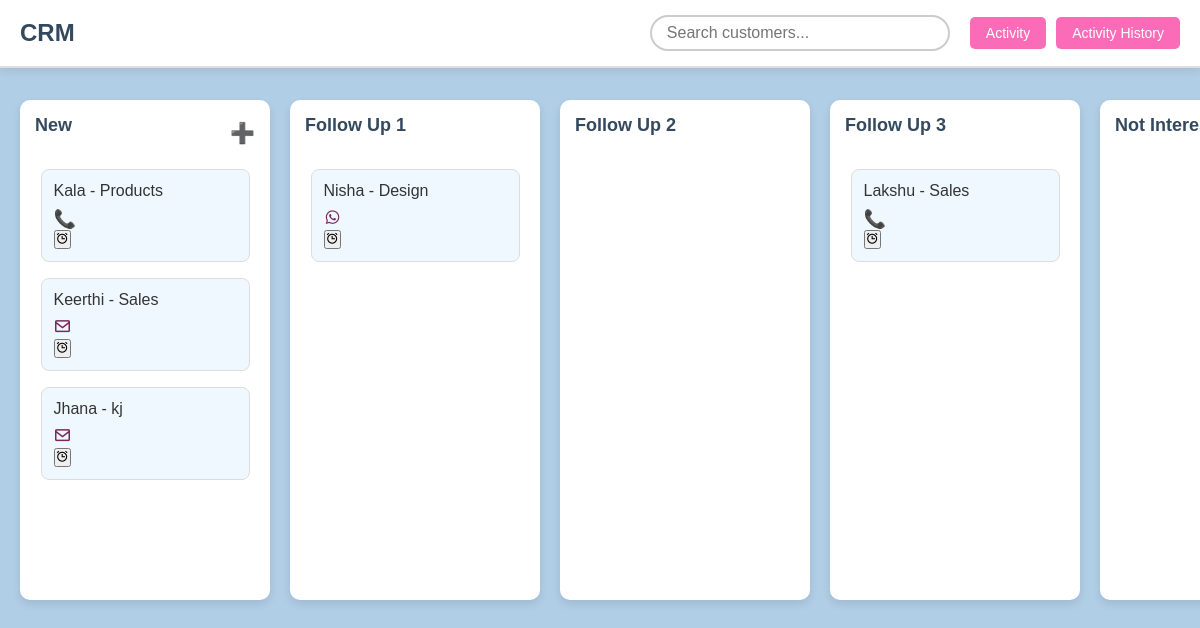
The page / on the database its author committed.
### firstapp/models.py (models this page shows)
class Customer(models.Model):
    STATUS_CHOICES = [
        ("new", "New"),
        ("Follow_up_1", "Follow Up 1"),
        ("Follow_up_2", "Follow Up 2"),
        ("Follow_up_3", "Follow Up 3"),
        ("not_interested", "Not Interested"),
    ]
    ACTIVITY_CHOICES = [
        ("", "No Activity"),
        ("call", "Call"),
        ("email", "Email"),
        ("whatsapp", "Whatsapp"),
    ]
    name = models.CharField(max_length=255)
    contact = models.CharField(max_length=20)
    email = models.EmailField()
    opportunity = models.CharField(max_length=255)
    date = models.DateField(default=date.today)
    status = models.CharField(max_length=20, choices=STATUS_CHOICES, default="new")
    activity = models.CharField(max_length=20, choices=ACTIVITY_CHOICES, blank=True)

### firstapp/views.py (the view)
# urls.py: path("", views.crm_dashboard, name="index"),
def crm_dashboard(request):
    raw_statuses = ["new", "Follow_up_1", "Follow_up_2", "Follow_up_3", "not_interested"]
    statuses = {status: status.replace("_", " ").title() for status in raw_statuses}
    customers = Customer.objects.all()
    selected_customer_id = request.GET.get("customer_id")
    selected_customer = None
    if selected_customer_id:
        selected_customer = get_object_or_404(Customer, id=selected_customer_id)
    for customer in customers:
        customer.status_display = statuses.get(customer.status, customer.status)
    return render(request, "index.html", {
        "statuses": statuses.values(),
        "customers": customers,
        "selected_customer": selected_customer,
    })

### firstapp/templates/index.html (shortened to what this page needs)
<!DOCTYPE html>
<html lang="en">
<head>
    <link rel="stylesheet" href="https://unpkg.com/boxicons@2.1.4/css/boxicons.min.css">
</head>
<body>
    <div class="fixed-header">
        <h1>CRM</h1>
        <div class="search-container">
            <input type="text" id="searchInput" placeholder="Search customers..." onkeyup="searchCustomer()">
        </div>
        <div class="activity-style">
            <a href="{% url 'customer_schedule' %}">
                <button class="activity-btn">Activity</button>
            </a>
            <a href="expired_activities">
                <button class="activity-btn">Activity History</button>
            </a>
        </div>
    </div>
    <div class="container">
        {% for status in statuses %}
            <div class="column" id="{{ status }}" ondragover="allowDrop(event)" ondrop="drop(event, '{{ status }}')">
                <div class="column-header">
                    <h3>{{ status }}</h3>
                    {% if status == "New" %}
                    <span class="add-button" onclick="openCustomerModal()">➕</span>
                    {% endif %}
                </div>
                {% for customer in customers %}
                    {% if customer.status_display == status %}
                    <div class="customer-card" draggable="true" data-id="{{ customer.id }}" ondragstart="drag(event)">
                        <a href="{% url 'customer_details' customer.id %}">
                            {{ customer.name }} - {{ customer.opportunity }}
                        </a>
                        <span class="activity-icon">
                            {% if customer.activity == "call" %}
                                <button onclick="makeCall('{{ customer.contact }}')">📞</button>
                            {% elif customer.activity == "email" %}
                                <button onclick="openEmailModal()"><i class='bx bx-envelope'></i></button>
                            {% elif customer.activity == "whatsapp" %}
                                <button onclick="openWhatsAppChat('{{ customer.contact }}')"><i class='bx bxl-whatsapp'></i></button>
                            {% endif %}
                        </span>
                        <button onclick="openScheduleModal('{{ customer.id }}')">
                            <i class='bx bx-alarm'></i>
                        </button>
                    </div>
                    {% endif %}
                {% endfor %}
            </div>
        {% endfor %}
    </div>
</body>
</html>

### firstapp/templates/index.html (style rules this page uses)
* { box-sizing: border-box; margin: 0; padding: 0; }
body { font-family: Arial, sans-serif; background-color: #b1cee7; margin: 0; padding: 0; color: #333; }
.fixed-header { position: fixed; top: 0; left: 0; width: 100%; background: white; z-index: 1000; padding: 15px 20px; border-bottom: 2px solid #ddd; display: flex; justify-content: space-between; align-items: center; box-shadow: 0 2px 10px rgba(0,0,0,0.1); }
.fixed-header h1 { color: #34495e; font-size: 24px; margin-right: auto; }
.search-container { position: relative; margin-right: 20px; }
#searchInput { width: 300px; height: 36px; padding: 8px 15px; font-size: 16px; border-radius: 20px; border: 2px solid #ccc; outline: none; transition: all 0.3s; }
.activity-style { display: flex; gap: 10px; }
.activity-btn { padding: 8px 16px; font-size: 14px; cursor: pointer; background-color: #fa6cb8; color: white; border-radius: 5px; border: none; transition: all 0.3s; }
.container { display: flex; gap: 20px; justify-content: flex-start; align-items: flex-start; padding: 100px 20px 20px; overflow-x: auto; min-height: calc(100vh - 100px); }
.column { min-width: 250px; width: 100%; min-height: 500px; padding: 15px; border-radius: 10px; background-color: #ffffff; text-align: center; display: flex; flex-direction: column; align-items: center; box-shadow: 0 4px 8px rgba(0,0,0,0.1); transition: all 0.3s ease; }
.column h3 { color: #34495e; margin-bottom: 15px; font-size: 18px; }
.column-header { display: flex; justify-content: space-between; align-items: center; width: 100%; margin-bottom: 10px; }
.add-button { font-size: 20px; cursor: pointer; color: #7a275c; transition: all 0.3s; }
.customer-card { padding: 12px; margin: 8px 0; background: #f0f8ff; cursor: grab; border-radius: 8px; width: 95%; text-align: left; border: 1px solid #ddd; transition: all 0.3s; position: relative; }
.customer-card a { text-decoration: none; color: #333; display: block; margin-bottom: 8px; }
.activity-icon { display: flex; gap: 5px; margin-top: 8px; }
.activity-icon button { background: none; border: none; cursor: pointer; font-size: 18px; color: #7a275c; transition: all 0.3s; }

### rows shown on the page
Customer: name "Kala", opportunity "Products"
Customer: name "Keerthi", opportunity "Sales", activity "email" (drawn)
Customer: name "Jhana", opportunity "kj", activity "email" (drawn)
Customer: name "Nisha", opportunity "Design"
Customer: name "Lakshu", opportunity "Sales"

### other values the page prints
{{ status }} "New" "Follow Up 1" "Follow Up 2" "Follow Up 3" "Not…"
